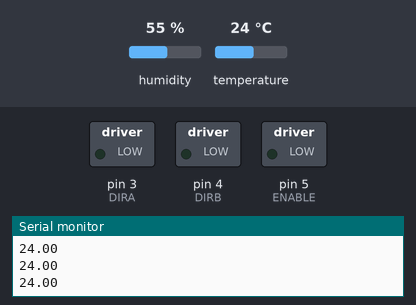
A sketch run on a simulated Arduino Uno, built with avr-gcc and run on an emulated ATmega328P. Shown: switched loads named in the sketch (green lamp = pin HIGH), the last lines printed to the serial monitor. Inputs (shaded band) come from the test bench; at power-on: temperature 24 °C, humidity 55 %.

Above: at 1.2 s.
1.3 s: temperature set to 27 °C
At 1.71 s:
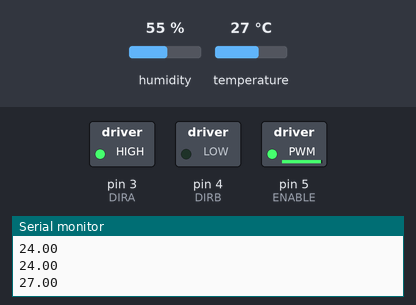
At 2.91 s:
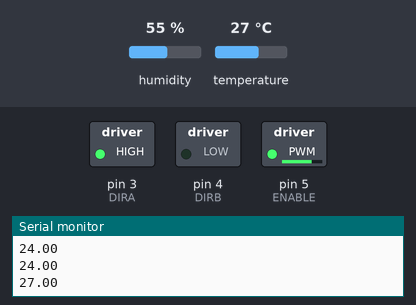
Timing chart, 0 to 10.3 s (numbered marks = the images above; inputs shaded):
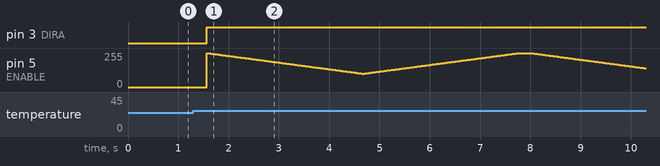

The sketch:

motor_and_temp.ino
```cpp
#define ENABLE 5
#define DIRA 3
#define DIRB 4
#include <dht.h>


dht DHT;


#define DHT11_PIN 7


int i;

void setup() {
  //---set pin direction
  pinMode(ENABLE,OUTPUT);
  pinMode(DIRA,OUTPUT);
  pinMode(DIRB,OUTPUT);
  Serial.begin(9600);
}


void loop() {
  // Serial.println("Start The Motors!");
  //---PWM example, full speed then slow
  int chk = DHT.read11(DHT11_PIN);
  Serial.println(DHT.temperature);
  delay(200);
  if (DHT.temperature > 25) {
    for (i=255;i>100;i--) {
    digitalWrite(DIRA,HIGH); //one way
    digitalWrite(DIRB,LOW);
    analogWrite(ENABLE,i); //enable on
    delay(20);
    }
    for (i=100;i<255;i++) {
    digitalWrite(DIRA,HIGH); //one way
    digitalWrite(DIRB,LOW);
    analogWrite(ENABLE,i); //enable on
    delay(20);
  }
  }  else {
    digitalWrite(DIRA,LOW); //one way
    digitalWrite(DIRB,LOW);
  }
}
```

Measured:
- the behaviour switches between 25 and 26 °C on temperature (found by bisection; images 0 and 1)
- after the input at 1.3 s, pin 3 (DIRA): LOW → HIGH after 0.27 s
